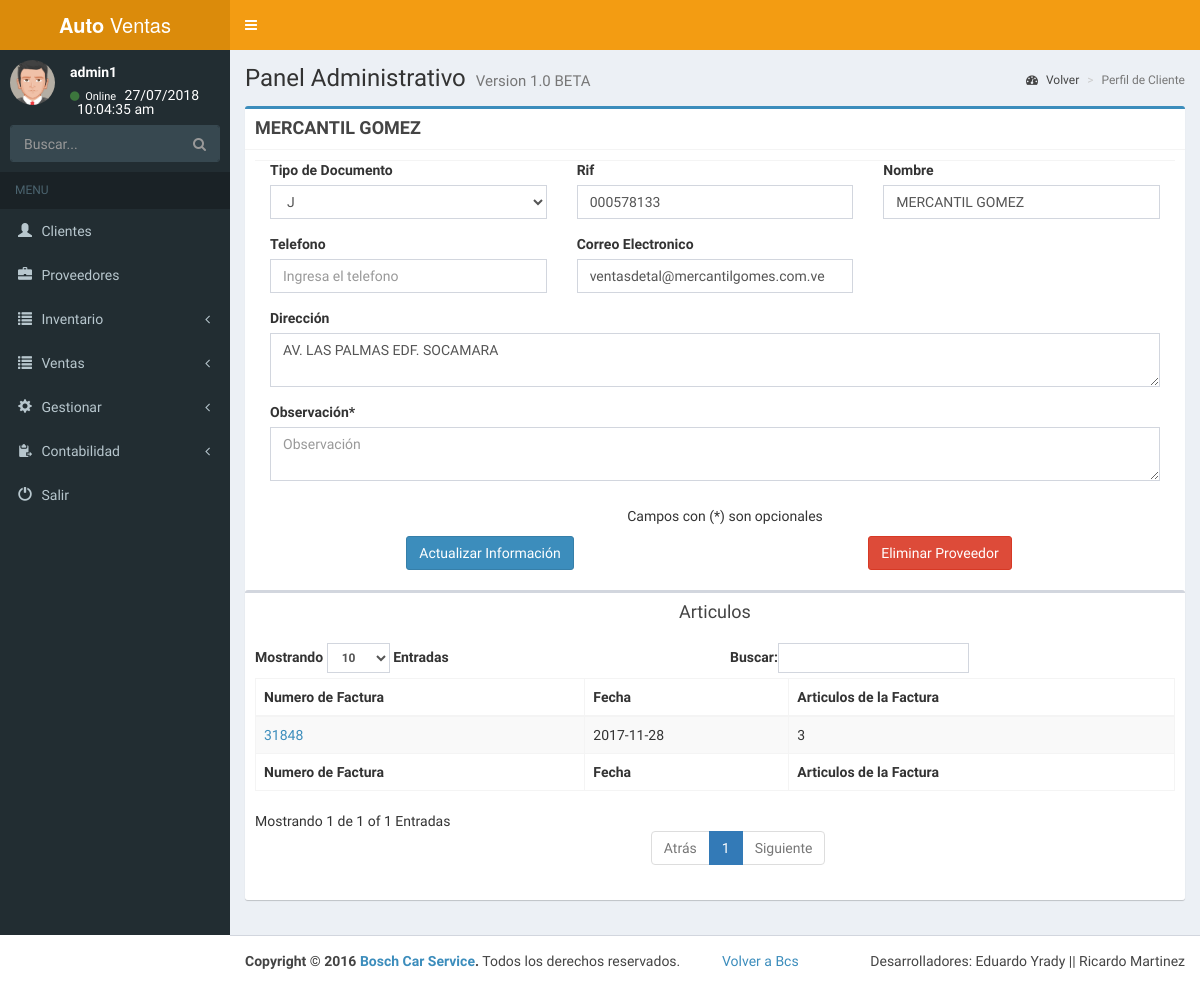
/admin/perfil_proveedor.php?id=8 (signed in), run on an earlier commit of the app's database.
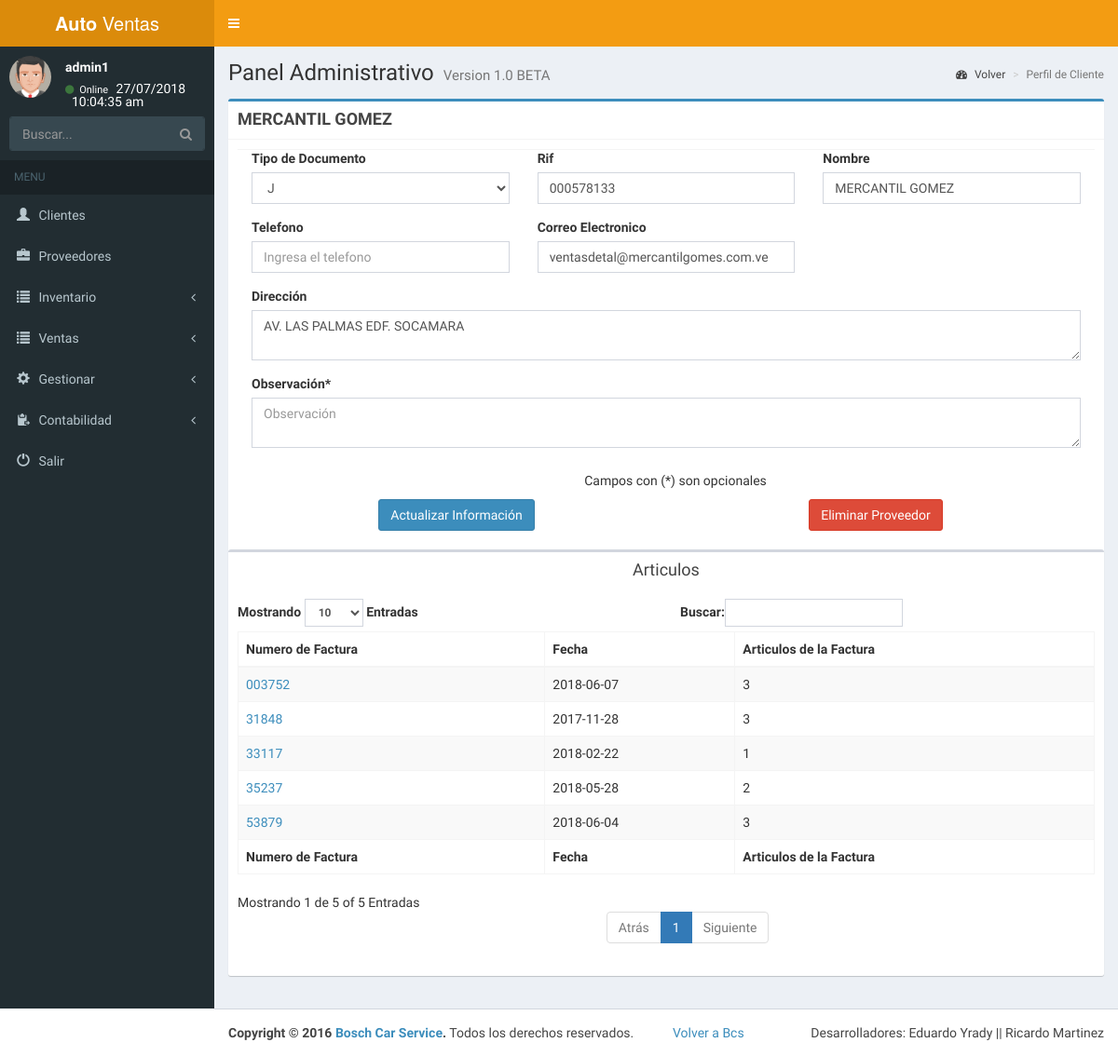
And on a later commit of the database.
### tables this page shows
CREATE TABLE `proveedor` (
  `id_proveedor` int(11) NOT NULL,
  `id_tipo` int(11) NOT NULL,
  `rif` varchar(12) NOT NULL,
  `nombre` varchar(140) NOT NULL,
  `telf` varchar(15) NOT NULL,
  `direccion` longtext NOT NULL,
  `correo` varchar(40) NOT NULL,
  `observacion` longtext NOT NULL,
  `habilitado` int(11) NOT NULL
);

CREATE TABLE `inventario` (
  `id_inventario` int(11) NOT NULL,
  `id_pieza` int(11) NOT NULL,
  `fecha` date NOT NULL,
  `n_factura` varchar(15) NOT NULL,
  `id_proveedor` int(11) NOT NULL,
  `cantidad` varchar(300) NOT NULL,
  `precio` varchar(10) NOT NULL,
  `habilitado` int(11) NOT NULL
);

### admin/conexion.php (called while the page is built, shortened)
<?php session_start();
function cons($var){
$ret= mysqli_query($_SESSION['conexion_database'],$var) or die(mysqli_error($_SESSION['conexion_database']));
return $ret;
}
?>
<?php
  function filtroxss($val) {
        $val = preg_replace('/([\x00-\x08][\x0b-\x0c][\x0e-\x20])/', '', $val);
        $search = 'abcdefghijklmnopqrstuvwxyz';
        $search .= 'ABCDEFGHIJKLMNOPQRSTUVWXYZ';
        $search .= '1234567890!@#$%^&*()';
        $search .= '~`";:?+/={}[]-_|\'\\';
        for ($i = 0; $i < strlen($search); $i++) {
            $val = preg_replace('/(&#[x|X]0{0,8}'.dechex(ord($search[$i])).';?)/i', $search[$i], $val);
            $val = preg_replace('/(&#0{0,8}'.ord($search[$i]).';?)/', $search[$i], $val);
        }
        $ra1 = Array('javascript', 'vbscript', 'expression', 'applet', 'meta', 'xml', 'blink', 'link', 'style', 'script', 'embed', 'object', 'iframe', 'frame', 'frameset', 'ilayer', 'layer', 'bgsound', 'title');
        $ra2 = Array('onabort', 'onactivate', 'onafterprint', 'onafterupdate', 'onbeforeactivate', 'onbeforecopy', 'onbeforecut', 'onbeforedeactivate', 'onbeforeeditfocus', 'onbeforepaste', 'onbeforeprint', 'onbeforeunload', 'onbeforeupdate', 'onblur', 'onbounce', 'oncellchange', 'onchange', 'onclick', 'oncontextmenu', 'oncontrolselect', 'oncopy', 'oncut', 'ondataavailable', 'ondatasetchanged', 'ondatasetcomplete', 'ondblclick', 'ondeactivate', 'ondrag', 'ondragend', 'ondragenter', 'ondragleave', 'ondragover', 'ondragstart', 'ondrop', 'onerror', 'onerrorupdate', 'onfilterchange', 'onfinish', 'onfocus', 'onfocusin', 'onfocusout', 'onhelp', 'onkeydown', 'onkeypress', 'onkeyup', 'onlayoutcomplete', 'onload', 'onlosecapture', 'onmousedown', 'onmouseenter', 'onmouseleave', 'onmousemove', 'onmouseout', 'onmouseover', 'onmouseup', 'onmousewheel', 'onmove', 'onmoveend', 'onmovestart', 'onpaste', 'onpropertychange', 'onreadystatechange', 'onreset', 'onresize', 'onresizeend', 'onresizestart', 'onrowenter', 'onrowexit', 'onrowsdelete', 'onrowsinserted', 'onscroll', 'onselect', 'onselectionchange', 'onselectstart', 'onstart', 'onstop', 'onsubmit', 'onunload');
        $ra = array_merge($ra1, $ra2);
        $found = true;
        while ($found == true) {
            $val_before = $val;
            for ($i = 0; $i < sizeof($ra); $i++) {
                $pattern = '/';
                for ($j = 0; $j < strlen($ra[$i]); $j++) {
                    if ($j > 0) {
                        $pattern .= '(';
                        $pattern .= '(&#[x|X]0{0,8}([9][a][b]);?)?';
                        $pattern .= '|(&#0{0,8}([9][10][13]);?)?';
                        $pattern .= ')?';
                }
                $pattern .= $ra[$i][$j];
             }
             $pattern .= '/i';
             $replacement = substr($ra[$i], 0, 2).'<x>'.substr($ra[$i], 2);
             $val = preg_replace($pattern, $replacement, $val);
             if ($val_before == $val) {
                $found = false;
             }
          }
        }
        return mysqli_real_escape_string($_SESSION['conexion_database'],$val);
    }
?>

### admin/perfil_proveedor.php (the view, shortened to what this page needs)
<?php include("menu.php");
?>
  <div class="content-wrapper">
    <section class="content-header">
      <h1>
        Panel Administrativo
        <small>Version 1.0 BETA</small>
      </h1>
      <ol class="breadcrumb">
        <li><a href="proveedores.php"><i class="fa fa-dashboard"></i> Volver</a></li>
        <li class="active">Perfil de Cliente</li>
      </ol>
    </section>
    <section class="content">
<?php
if(isset($_SESSION['ingreso'])){
if(isset($_GET['id'])){
  $id_proveedor=filtroxss($_GET['id']);
  $consulta=("SELECT * FROM proveedor WHERE id_proveedor='$id_proveedor' AND habilitado=0 LIMIT 1");
  $f=cons($consulta);
  if(mysqli_num_rows($f)<=0){
  echo alerta("No existe el proveedor seleccionado");
  }else{
    while($row=mysqli_fetch_array($f)){
    $nomb=$row['nombre'];
    echo '<div class="box box-primary">
            <div class="box-header with-border">
              <h3 class="box-title"><b>'.$nomb.'</b></h3>
            </div>
            <form id="formulario" role="form" method="POST" enctype="multipart/form-data" action="pro_actualizar_proveedor.php">
              <div class="box-body">
          <div class="col-lg-4 col-md-4 col-xs-10">
          <div class="form-group">
                  <label for="Tipo de Documento">Tipo de Documento</label>
                  <select class="form-control" name="tipo" required>';
$id_tp=$row['id_tipo'];
$consulta4=("SELECT * FROM tipo WHERE id_tipo='$id_tp' LIMIT 1");
$da4=cons($consulta4);
while($row4=mysqli_fetch_array($da4)){
  echo "<option selected='selected' value=".$row4['id_tipo'].">".$row4['nombre']."</option>";
  }
              echo '</select>
                </div>
                </div>
               <div class="col-lg-4 col-md-4 col-xs-10">
               <div class="form-group">
                  <label for="Rif">Rif</label>
                  <input type="text" maxlength="10" class="form-control" placeholder="Ingresa el Rif de la Empresa" name="rif" value="'.$row['rif'].'" required>
                </div>
                </div>
                <div class="col-lg-4 col-md-4 col-xs-10">
          <div class="form-group">
                  <label for="Nombre">Nombre</label>
                  <input type="text" class="form-control" placeholder="Ingresa el nombre de la empresa" name="nombre" value="'.$nomb.'" required>
                </div>
                </div>
          <div class="col-lg-4 col-md-4 col-xs-10">
          <div class="form-group">
                  <label for="telefono">Telefono</label>
                  <input type="text" class="form-control telf" placeholder="Ingresa el telefono" name="telefono" value="'.$row['telf'].'" required>
          <input type="hidden" name="id" value="'.$row['id_proveedor'].'" required>
                </div>
                </div>
                <div class="col-lg-4 col-md-4 col-xs-10">
                <div class="form-group">
                  <label for="Direccion">Correo Electronico</label>
                  <input type="email" class="form-control" id="exampleInputEmail1" placeholder="Ingresa el Correo electronico" required name="correo" value="'.$row['correo'].'">
                </div>
                </div>
          <div class="col-lg-12 col-md-12 col-xs-10">
          <div class="form-group">
                  <label for="Direccion">Direcci&oacute;n</label>
                  <textarea class="form-control" placeholder="Direccion del cliente" name="direccion" required>'.$row['direccion'].'</textarea>
                </div>
                </div>
          <div class="col-lg-12 col-md-12 col-xs-10">
          <div class="form-group">
                  <label for="Observacion">Observaci&oacute;n*</label>
                  <textarea class="form-control" placeholder="Observaci&oacute;n" name="observacion">'.$row['observacion'].'</textarea>
                </div>
                </div>
                <div class="col-lg-12 col-md-4 col-xs-12 text-center">
                <div class="checkbox">
                  <label>
                    Campos con (*) son opcionales
                  </label>
                </div>
              </div>
         <div class="box-footer text-center">
          <div class="col-lg-6 col-md-6 col-xs-6 text-center">
                <button type="submit" id="ref" class="btn btn-primary">Actualizar Informaci&oacute;n</button>
            </form>
            </div>
             <div class="col-lg-6 col-md-6 col-xs-6 text-center">
            <form id="formulario2" role="form" method="POST" enctype="multipart/form-data" action="pro_eliminar_proveedor.php">
            <input type="hidden" name="id_proveedor" value="'.$row['id_proveedor'].'">
            <button type="button" class="btn btn-danger" data-toggle="modal" data-target="#myModal">Eliminar Proveedor</button>
        <p>Eliminar Proveedor?</p><h5>'.$row['rif'].'&nbsp;'.$row['nombre'].'&nbsp;'.$row['correo'].'&nbsp;'.$row['direccion'].'.</h5>
            </form>
            </div>
            </div>
          </div>
         ';
}
$consult=("SELECT * FROM inventario WHERE id_proveedor='$id_proveedor' AND habilitado=0  GROUP BY(n_factura)");
$fv=cons($consult);
if(mysqli_num_rows($fv)>=1){
	 echo '<div class="box">
            <div class="box-header text-center">
              <h3 class="box-title">Articulos</h3>
            </div>
            <div class="box-body">
              <table id="example1" class="table table-bordered table-striped">
                <thead>
                <tr>
                  <th>Numero de Factura</th>
				  <th>Fecha</th>
                  <th>Articulos de la Factura</th>
                </tr>
                </thead>
                <tbody id="prep">
               ';
while($ro=mysqli_fetch_array($fv)){
	$numero_factura=$ro['n_factura'];
	echo '<tr>
	<td><a href="facturas.php?n_fac='.$numero_factura.'&id_proveedor='.$id_proveedor.'">'.$numero_factura.'</a></td>
	<td>'.$ro['fecha'].'</td>';
	$coq=("SELECT * FROM inventario WHERE n_factura='$numero_factura' AND id_proveedor='$id_proveedor' AND habilitado=0");
	$vq=cons($coq);
	$cantidadq=mysqli_num_rows($vq);
	echo "<td>".$cantidadq."</td>";
	echo '</tr>';
}
	  echo ' </tbody>
                <tfoot>
                <tr>
           <th>Numero de Factura</th>
				  <th>Fecha</th>
                  <th>Articulos de la Factura</th>
                </tr>
                </tfoot>
              </table>
            </div>
          </div>';
}
}
}
?>
<?php
}
include("footer.php");
?>

### admin/menu.php (shortened to what this page needs)
<?php $conectar=TRUE; include("conexion.php");?><!DOCTYPE html>
<html>
<head>
  <link rel="stylesheet" href="bootstrap/css/bootstrap.min.css">
  <link rel="stylesheet" href="bootstrap/fonts/font-awesome.min.css">
  <link rel="stylesheet" href="https://cdnjs.cloudflare.com/ajax/libs/font-awesome/4.5.0/css/font-awesome.min.css">
  <link rel="stylesheet" href="dist/ionicons.min.css">
  <link rel="stylesheet" href="https://cdnjs.cloudflare.com/ajax/libs/ionicons/2.0.1/css/ionicons.min.css">
  <link rel="stylesheet" href="dist/css/AdminLTE.min.css">
  <link rel="stylesheet" href="dist/css/skins/skin-yellow.min.css">
</head>
<body class="hold-transition skin-yellow sidebar-mini">
<div class="wrapper">
  <header class="main-header">
    <a href="index.php" class="logo">
      <span class="logo-lg"><b>Auto</b> Ventas</span>
    </a>
    <nav class="navbar navbar-static-top" role="navigation">
      <a href="#" class="sidebar-toggle" data-toggle="offcanvas" role="button">
      </a>
    </nav>
  </header>
  <aside class="main-sidebar">
    <section class="sidebar">
      <div class="user-panel">
        <div class="pull-left image">
          <img src="dist/img/avatar5.png" class="img-circle" alt="User Image">
        </div>
        <div class="pull-left info">
          <p><?php echo $_SESSION['nombre'];?></p>
          <a href="#"><i class="fa fa-circle text-success"></i> Online</a>
          <?php
          $datelog=date('d/m/Y');
          $timelog=date('h:i:s a');
          echo $datelog."<br>&nbsp;&nbsp;".$timelog;
           ?>
        </div>
      </div>
      <form id="buscador" method="get" class="sidebar-form" action="buscar.php">
        <div class="input-group">
          <input type="text" name="dato" class="form-control" placeholder="Buscar..." required="required">
              <span class="input-group-btn">
                <button type="submit" name="search" id="search-btn" class="btn btn-flat" data-toggle="modal" data-target="#myModal2"><i class="fa fa-search"></i>
                </button>
              </span>
        </div>
      </form>
      <ul class="sidebar-menu">
        <li class="header">MENU</li>
        <li class="treeview">
          <a href="registrar_cliente.php"><i class="glyphicon glyphicon-user"></i> <span>Clientes</span>
          </a>
        </li>
        <li class="treeview2">
          <a href="proveedores.php"><i class="glyphicon glyphicon-briefcase"></i> <span>Proveedores</span>
          </a>
        </li>
        <li class="treeview2">
          <a href="#">
            <i class="glyphicon glyphicon-list"></i> <span>Inventario</span>
            <span class="pull-right-container">
              <i class="fa fa-angle-left pull-right"></i>
            </span>
          </a>
        </li>
            <li class="treeview2">
          <a href="#">
            <i class="glyphicon glyphicon-list"></i> <span>Ventas</span>
            <span class="pull-right-container">
              <i class="fa fa-angle-left pull-right"></i>
            </span>
          </a>
        </li>
        <li class="treeview2">
          <a href="#">
            <i class="glyphicon glyphicon-cog"></i> <span>Gestionar</span>
            <span class="pull-right-container">
              <i class="fa fa-angle-left pull-right"></i>
            </span>
          </a>
        </li>
        <li class="treeview2">
          <a href="#">
            <i class="glyphicon glyphicon-paste"></i> <span>Contabilidad</span>
            <span class="pull-right-container">
              <i class="fa fa-angle-left pull-right"></i>
            </span>
          </a>
        </li>
        <li><a href="salir.php"><i class="glyphicon glyphicon-off"></i> <span>Salir</span></a></li>
      </ul>
    </section>
  </aside>

### admin/footer.php (shortened to what this page needs)
  <footer class="main-footer">
    <div class="pull-right hidden-xs">
      Desarrolladores: Eduardo Yrady || Ricardo Martinez
    </div>
    <strong>Copyright &copy; 2016 <a href="#">Bosch Car Service</a>.</strong> Todos los derechos reservados.&nbsp;&nbsp;&nbsp;&nbsp;&nbsp;&nbsp;&nbsp;&nbsp;&nbsp;&nbsp;&nbsp;&nbsp;<a href="../../bcs/index.php" class="">Volver a Bcs</a>
  </footer>
</body>
</html>

What changed in the data, as far as the page shows it:
added inventario: n_factura "003752", fecha "2018-06-07", cantidadq "3"
added inventario: n_factura "33117", fecha "2018-02-22", cantidadq "1"
added inventario: n_factura "35237", fecha "2018-05-28", cantidadq "2"
added inventario: n_factura "53879", fecha "2018-06-04", cantidadq "3"
Also different on the page:
text written by a page script: "Mostrando Entradas Buscar: Mostrando 1 de 1 of 1 Entradas Atrás 1 Siguiente" → "Mostrando Entradas Buscar: Mostrando 1 de 5 of 5 Entradas Atrás 1 Siguiente"
